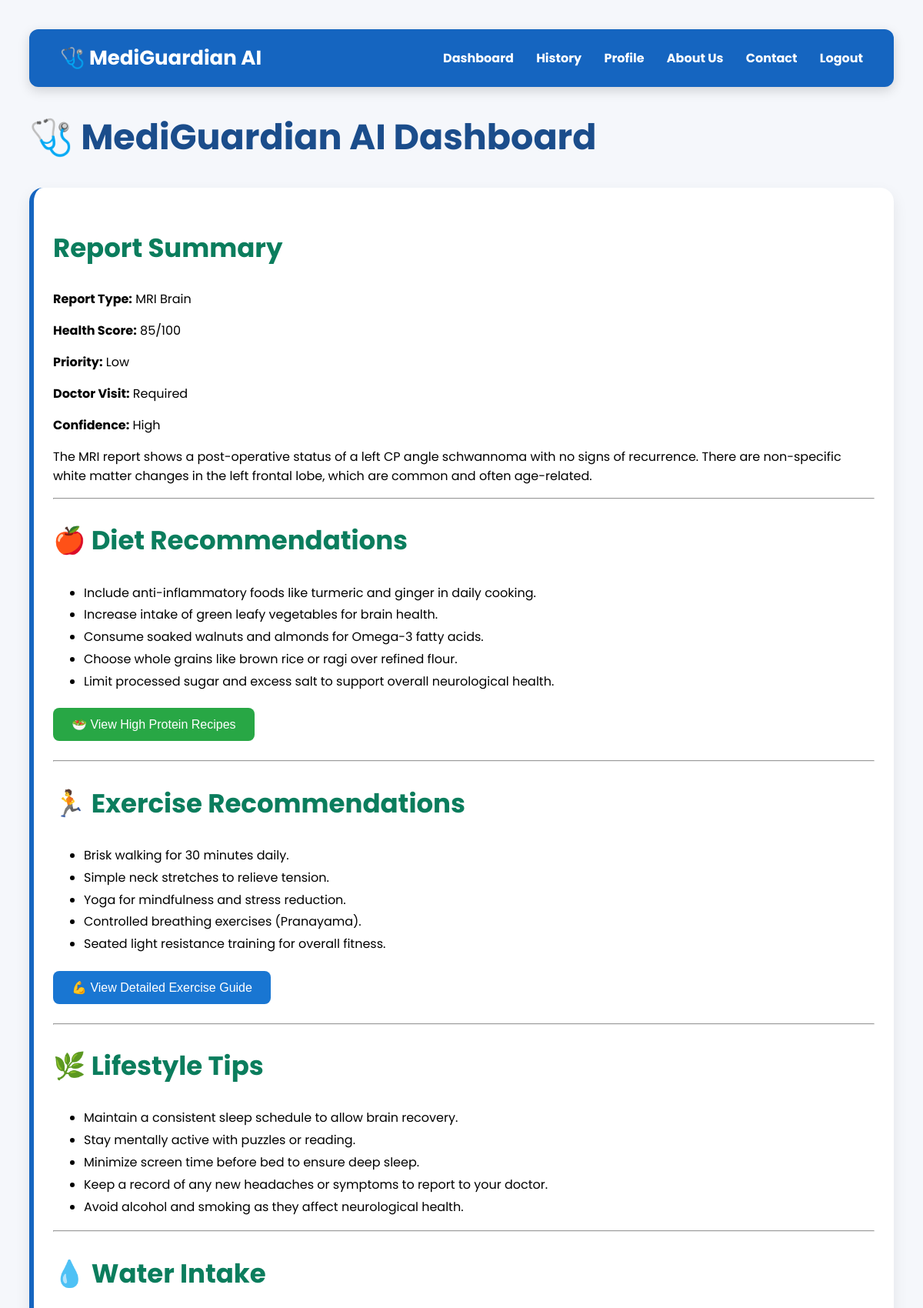
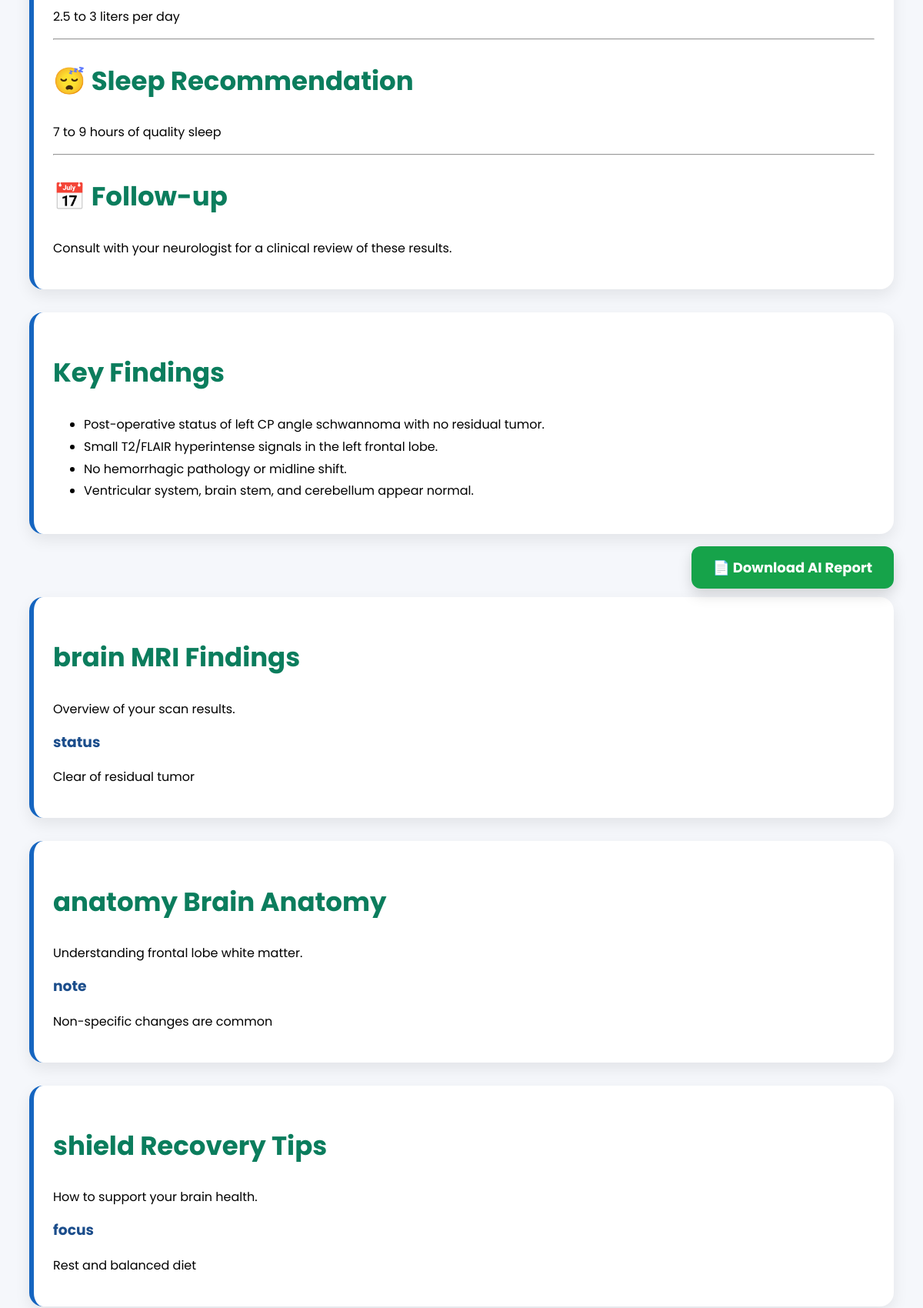
The page /report/22 (signed in, upper part) on the database its author committed (2 pictures, top to bottom).
### models.py (models this page shows)
class Report(db.Model):
    __tablename__ = "reports"
    id = db.Column(db.Integer, primary_key=True)
    user_id = db.Column(
        db.Integer,
        db.ForeignKey("users.id")
    )
    report_name = db.Column(db.String(200))
    report_type = db.Column(db.String(100))
    health_score = db.Column(db.Integer)
    priority = db.Column(db.String(50))
    summary = db.Column(db.Text)
    analysis_json = db.Column(db.Text)
    uploaded_at = db.Column(
        db.DateTime,
        default=datetime.utcnow
    )

### app.py (the view)
@app.route("/report/<int:report_id>")
@login_required
def view_report(report_id):
    report = Report.query.filter_by(
        id=report_id,
        user_id=current_user.id
    ).first_or_404()
    analysis = json.loads(report.analysis_json)
    session["analysis"] = analysis
    return render_template(
        "dashboard.html",
        analysis=analysis
    )

### app.py (called while the page is built)
@login_manager.user_loader
def load_user(user_id):
    return User.query.get(int(user_id))

### templates/dashboard.html (shortened to what this page needs)
<!DOCTYPE html>
<html>
<head>
</head>
<body>
<nav class="navbar">
    <div class="logo">
        🩺 MediGuardian AI
    </div>
    <div class="nav-links">
        <a href="{{ url_for('dashboard') }}">Dashboard</a>
        <a href="{{ url_for('history') }}">History</a>
        <a href="{{ url_for('profile') }}">Profile</a>
        <a href="{{ url_for('about') }}">About Us</a>
        <a href="{{ url_for('contact') }}">Contact</a>
        <a href="{{ url_for('logout') }}">Logout</a>
    </div>
</nav>
<h1>🩺 MediGuardian AI Dashboard</h1>
    <div class="card">
        <h2>Report Summary</h2>
        <p><b>Report Type:</b> {{ analysis.report_type }}</p>
        <p><b>Health Score:</b> {{ analysis.health_score }}/100</p>
        <p><b>Priority:</b> {{ analysis.priority }}</p>
        <p><b>Doctor Visit:</b> {{ analysis.doctor_visit }}</p>
        <p><b>Confidence:</b> {{ analysis.confidence }}</p>
        <p>{{ analysis.summary }}</p>
        <hr>
        <h2>🍎 Diet Recommendations</h2>
        <ul>
            {% for item in analysis.diet_recommendations %}
            <li>{{ item }}</li>
            {% endfor %}
        </ul>
        <div style="margin-top:20px; margin-bottom:25px;">
<a href="{{ url_for('recipe_page') }}">
<button
style="
background:#28a745;
color:white;
border:none;
padding:12px 24px;
border-radius:8px;
font-size:16px;
cursor:pointer;
">
🥗 View High Protein Recipes
</button>
</a>
</div>
        <hr>
        <h2>🏃 Exercise Recommendations</h2>
        <ul>
            {% for item in analysis.exercise_recommendations %}
            <li>{{ item }}</li>
            {% endfor %}
        </ul>
        <div style="margin-top:20px; margin-bottom:25px;">
<a href="{{ url_for('exercise_page') }}">
<button
style="
background:#1976d2;
color:white;
border:none;
padding:12px 24px;
border-radius:8px;
font-size:16px;
cursor:pointer;
">
💪 View Detailed Exercise Guide
</button>
</a>
</div>
        <hr>
        <h2>🌿 Lifestyle Tips</h2>
        <ul>
            {% for item in analysis.lifestyle_tips %}
            <li>{{ item }}</li>
            {% endfor %}
        </ul>
        <hr>
        <h2>💧 Water Intake</h2>
        <p>{{ analysis.water_intake }}</p>
        <hr>
        <h2>😴 Sleep Recommendation</h2>
        <p>{{ analysis.sleep_recommendation }}</p>
        <hr>
        <h2>📅 Follow-up</h2>
        <p>{{ analysis.follow_up }}</p>
    </div>
    <div class="card">
        <h2>Key Findings</h2>
        <ul>
            {% for item in analysis.key_findings %}
            <li>{{ item }}</li>
            {% endfor %}
        </ul>
    </div>
<div style="text-align:right;margin-bottom:25px;">
    <a href="{{ url_for('download_report') }}"
       style="
       background:#16a34a;
       color:white;
       padding:15px 28px;
       border-radius:12px;
       text-decoration:none;
       font-weight:bold;
       font-size:18px;
       box-shadow:0 8px 18px rgba(0,0,0,.15);">
       📄 Download AI Report
    </a>
</div>
    {% for card in analysis.cards %}
    <a href="{{ url_for('card_detail', card_id=card.id) }}" class="card-link">
        <div class="card">
            <h2>{{ card.icon }} {{ card.title }}</h2>
            <p>{{ card.description }}</p>
            <div class="card-content">
                {% for key, value in card.content.items() %}
                <h3>{{ key }}</h3>
                {% if value is iterable and value is not string %}
                <ul>
                    {% for item in value %}
                    <li>{{ item }}</li>
                    {% endfor %}
                </ul>
                {% else %}
                <p>{{ value }}</p>
                {% endif %}
                {% endfor %}
            </div>
        </div>
    </a>
    {% endfor %}
</body>
</html>

### templates/dashboard.html (style rules this page uses)
.navbar { background:#1565C0; color:white; display:flex; justify-content:space-between; align-items:center; padding:18px 40px; border-radius:12px; margin-bottom:30px; box-shadow:0 5px 15px rgba(0,0,0,.15); }
.logo { font-size:26px; font-weight:bold; }
.nav-links a { color:white; text-decoration:none; margin-left:25px; font-weight:bold; transition:.3s; }
body { font-family: 'Poppins', sans-serif; background: #f5f7fb; padding: 30px; }
h1 { color: #1b4d8b; font-size: 46px; }
h2 { color: #0b7d5d; font-size: 34px; }
.card { background: white; padding: 25px; margin-bottom: 30px; border-radius: 18px; box-shadow: 0 8px 20px rgba(0, 0, 0, .08); transition: 0.3s; border-left: 6px solid #1565C0; }
.card-link { text-decoration: none; color: inherit; }
ul { line-height: 1.8; }
h3 { color: #1b4d8b; margin-top: 15px; }

### rows shown on the page
Report: report_type "MRI Brain", priority "Low", summary "The MRI report shows a post-operative status of a left CP angle schwannoma with no signs of recurrence. There are non-specific white matter changes in the left frontal lobe, which are common and often age-related."

### other values the page prints
{{ analysis.health_score }} "85"
{{ analysis.doctor_visit }} "Required"
{{ analysis.confidence }} "High"
{{ item }} "Include anti-inflammatory foods like turmeric and ginger in daily cooking." "Increase intake of green leafy vegetables for brain health." "Consume soaked walnuts and almonds for Omega-3 fatty acids." "Choose whole grains like brown rice or ragi over refined flour." "Limit processed sugar and excess salt to support overall neurological health."
{{ item }} "Brisk walking for 30 minutes daily." "Simple neck stretches to relieve tension." "Yoga for mindfulness and stress reduction." "Controlled breathing exercises (Pranayama)." "Seated light resistance training for overall fitness."
{{ item }} "Maintain a consistent sleep schedule to allow brain recovery." "Stay mentally active with puzzles or reading." "Minimize screen time before bed to ensure deep sleep." "Keep a record of any new headaches or symptoms to report to your doctor." "Avoid alcohol and smoking as they affect neurological health."
{{ analysis.water_intake }} "2.5 to 3 liters per day"
{{ analysis.sleep_recommendation }} "7 to 9 hours of quality sleep"
{{ analysis.follow_up }} "Consult with your neurologist for a clinical review of these results."
{{ item }} "Post-operative status of left CP angle schwannoma with no residual tumor." "Small T2/FLAIR hyperintense signals in the left frontal lobe." "No hemorrhagic pathology or midline shift." "Ventricular system, brain stem, and cerebellum appear normal."
{{ card.icon }} "brain" "anatomy" "shield"
{{ card.title }} "MRI Findings" "Brain Anatomy" "Recovery Tips"
{{ card.description }} "Overview of your scan results." "Understanding frontal lobe white matter." "How to support your brain health."
{{ key }} "status" "note" "focus"
{{ value }} "Clear of residual tumor" "Non-specific changes are common" "Rest and balanced diet"
